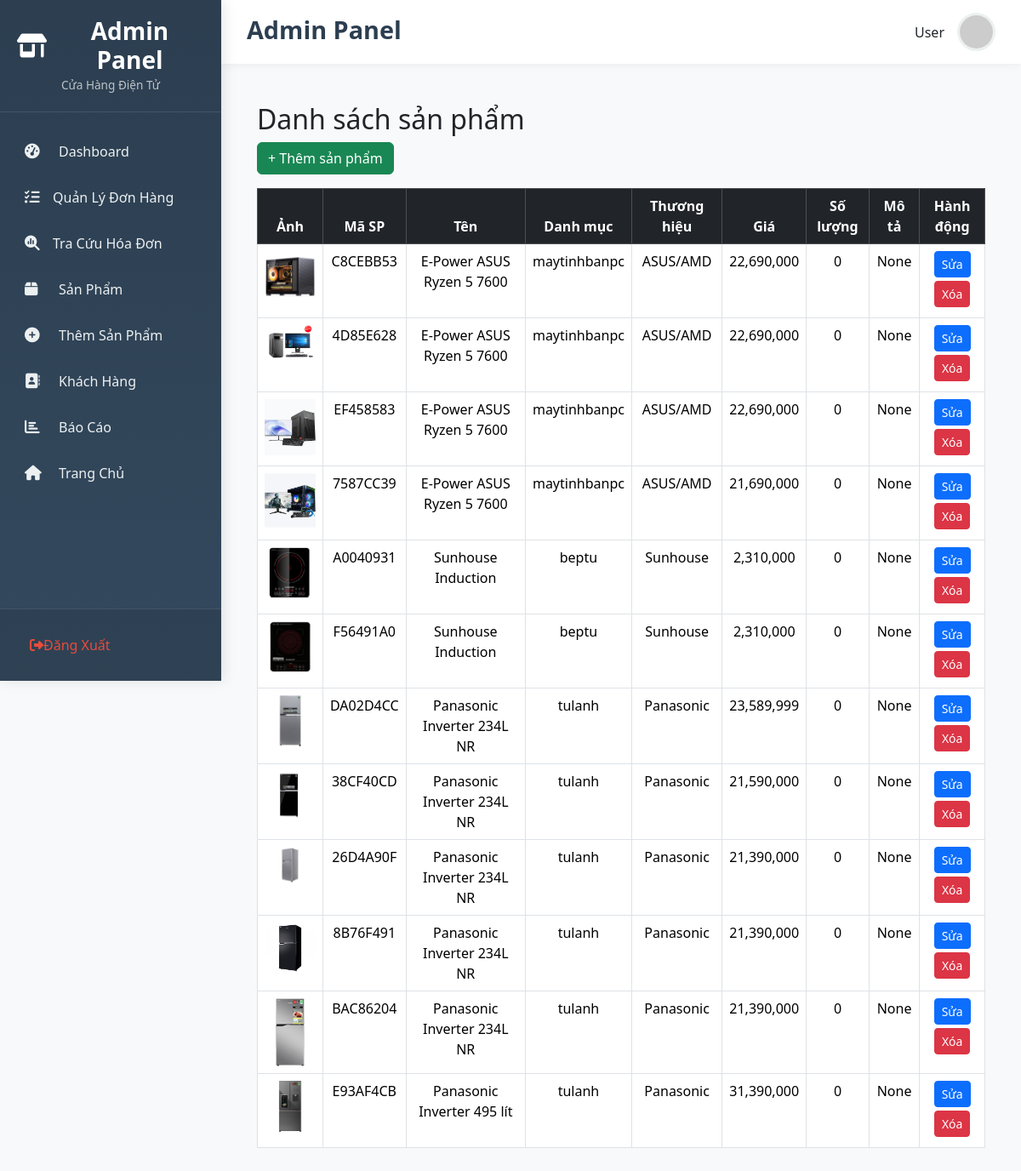
Screenshot of /products (signed in) with the database file from the repository.
### tables this page shows
CREATE TABLE products (
    id INTEGER PRIMARY KEY AUTOINCREMENT,
    product_id TEXT UNIQUE NOT NULL,
    name TEXT NOT NULL,
    category TEXT NOT NULL,
    brand TEXT NOT NULL,
    price REAL NOT NULL,
    created_at DATETIME DEFAULT CURRENT_TIMESTAMP,
    image TEXT,
    
    -- Common specs for electronics
    cpu TEXT,
    display TEXT,
    ram TEXT,
    storage TEXT,
    gpu TEXT,
    battery TEXT,
    
    -- Phone specific
    camera TEXT,
    
    -- Watch specific
    chip TEXT,
    sensor TEXT,
    water_resistance TEXT,
    
    -- Desktop specific
    ports TEXT,
    wifi TEXT,
    cooling TEXT,
    
    -- Appliance specific (Refrigerator, Washing Machine)
    capacity TEXT,
    type TEXT,
    cooling_tech TEXT,
    energy_rating TEXT,
    motor TEXT,
    technology TEXT,
    warranty TEXT,
    shelves TEXT,
    
    -- Fan/Stove specific
    power TEXT,
    speed_levels TEXT,
    control_type TEXT,
    oscillation TEXT,
    timer TEXT,
    size TEXT,
    blade_type TEXT,
    filter TEXT,
    zones TEXT,
    burners TEXT,
    grates TEXT,
    safety TEXT,
    ignition TEXT
, stock INTEGER DEFAULT 0, description TEXT);

### app.py (the view)
@app.route('/products')
def products():
    if 'user_id' not in session:
        flash('Vui lòng đăng nhập để xem danh sách sản phẩm!', 'warning')
        return redirect(url_for('login'))
    if session.get('role') == 'admin':
        flash('Admin nên sử dụng trang quản trị.', 'info')
        return redirect(url_for('admin_products'))
    page = request.args.get('page', 1, type=int)
    per_page = 12
    search = request.args.get('search', '').strip()
    conn = get_db_connection()
    base_query = """
        SELECT id, product_id, name, category, brand, price, stock, description, image,
               cpu, display, ram, storage, gpu, battery, camera,
               chip, sensor, water_resistance,
               ports, wifi, cooling,
               capacity, type, cooling_tech, energy_rating, motor, technology, warranty, shelves,
               power, speed_levels, control_type, oscillation, timer, size, blade_type, filter,
               zones, burners, grates, safety, ignition
        FROM products
    """
    if search:
        where_clause = "WHERE name LIKE ? OR brand LIKE ? OR category LIKE ?"
        params = (f'%{search}%', f'%{search}%', f'%{search}%')
        count_query = "SELECT COUNT(*) FROM products " + where_clause
        total = conn.execute(count_query, params).fetchone()[0]
        query = base_query + where_clause + " ORDER BY id DESC LIMIT ? OFFSET ?"
        params += (per_page, (page - 1) * per_page)
        products = conn.execute(query, params).fetchall()
    else:
        total = conn.execute("SELECT COUNT(*) FROM products").fetchone()[0]
        query = base_query + " ORDER BY id DESC LIMIT ? OFFSET ?"
        products = conn.execute(query, (per_page, (page - 1) * per_page)).fetchall()
    conn.close()
    total_pages = (total + per_page - 1) // per_page
    return render_template('products.html',
                           products=products,
                           page=page,
                           total_pages=total_pages,
                           search=search,
                           get_specs=get_product_specs)  # Pass helper directly if needed in template

### app.py (called while the page is built)
def get_db_connection():
    conn = sqlite3.connect('users.db', timeout=10)
    conn.row_factory = sqlite3.Row
    conn.execute("PRAGMA foreign_keys = ON;")
    return conn

@app.context_processor
def inject_format_currency():
    def format_currency(value):
        try:
            return f"{int(float(value)):,} ₫"
        except (ValueError, TypeError):
            return "0 ₫"
    return dict(format_currency=format_currency)

### templates/products.html (shortened to what this page needs)
{% extends "Admin.html" %}
{% block content %}
<div class="container mt-3">
    <h2>Danh sách sản phẩm</h2>
    <button class="btn btn-success mb-3" data-bs-toggle="modal" data-bs-target="#addProductModal">+ Thêm sản phẩm</button>
    <table class="table table-bordered table-hover text-center">
        <thead class="table-dark">
            <tr>
                <th>Ảnh</th>
                <th>Mã SP</th>
                <th>Tên</th>
                <th>Danh mục</th>
                <th>Thương hiệu</th>
                <th>Giá</th>
                <th>Số lượng</th>
                <th>Mô tả</th>
                <th>Hành động</th>
            </tr>
        </thead>
        <tbody>
            {% for p in products %}
            <tr>
                <td>
                    {% if p.image %}
                    <img src="{{ url_for('static', filename='uploads/' ~ p.image) }}" width="60">
                    {% else %}-{% endif %}
                </td>
                <td>{{ p.product_id }}</td>
                <td>{{ p.name }}</td>
                <td>{{ p.category }}</td>
                <td>{{ p.brand }}</td>
                <td>{{ "{:,.0f}".format(p.price) if p.price is not none else '-' }}</td>
                <td>{{ p.stock }}</td>
                <td>{{ p.description }}</td>
                <td>
                    <a href="{{ url_for('admin_edit_product', product_id=p.id) }}" class="btn btn-primary btn-sm mb-1">Sửa</a>
                    <form action="{{ url_for('admin_delete_product', product_id=p.id) }}" method="POST" style="display:inline;">
                        <button type="submit" class="btn btn-danger btn-sm mb-1" onclick="return confirm('Bạn có chắc muốn xóa?')">Xóa</button>
                    </form>
                </td>
            </tr>
            {% endfor %}
        </tbody>
    </table>
</div>
{% endblock %}

### templates/Admin.html (style rules this page uses)
:root { --primary-color: #2c3e50; --secondary-color: #3498db; --success-color: #2ecc71; --danger-color: #e74c3c; --warning-color: #f39c12; --info-color: #9b59b6; }
body { font-family: 'Segoe UI', Tahoma, Geneva, Verdana, sans-serif; background-color: #f8f9fa; margin: 0; padding: 0; min-height: 100vh; }

### rows the page displays
products: image (picture), product_id "C8CEBB53", name "E-Power ASUS Ryzen 5 7600", category "maytinhbanpc", brand "ASUS/AMD", price "22,690,000", stock "0", description "None"
products: image (picture), product_id "4D85E628", name "E-Power ASUS Ryzen 5 7600", category "maytinhbanpc", brand "ASUS/AMD", price "22,690,000", stock "0", description "None"
products: image (picture), product_id "EF458583", name "E-Power ASUS Ryzen 5 7600", category "maytinhbanpc", brand "ASUS/AMD", price "22,690,000", stock "0", description "None"
products: image (picture), product_id "7587CC39", name "E-Power ASUS Ryzen 5 7600", category "maytinhbanpc", brand "ASUS/AMD", price "21,690,000", stock "0", description "None"
products: image (picture), product_id "A0040931", name "Sunhouse Induction", category "beptu", brand "Sunhouse", price "2,310,000", stock "0", description "None"
products: image (picture), product_id "F56491A0", name "Sunhouse Induction", category "beptu", brand "Sunhouse", price "2,310,000", stock "0", description "None"
products: image (picture), product_id "DA02D4CC", name "Panasonic Inverter 234L NR", category "tulanh", brand "Panasonic", price "23,589,999", stock "0", description "None"
products: image (picture), product_id "38CF40CD", name "Panasonic Inverter 234L NR", category "tulanh", brand "Panasonic", price "21,590,000", stock "0", description "None"
products: image (picture), product_id "26D4A90F", name "Panasonic Inverter 234L NR", category "tulanh", brand "Panasonic", price "21,390,000", stock "0", description "None"
products: image (picture), product_id "8B76F491", name "Panasonic Inverter 234L NR", category "tulanh", brand "Panasonic", price "21,390,000", stock "0", description "None"
products: image (picture), product_id "BAC86204", name "Panasonic Inverter 234L NR", category "tulanh", brand "Panasonic", price "21,390,000", stock "0", description "None"
products: image (picture), product_id "E93AF4CB", name "Panasonic Inverter 495 lít", category "tulanh", brand "Panasonic", price "31,390,000", stock "0", description "None"

### other values shown
{{ session.role|default('admin')|capitalize }} "User"
